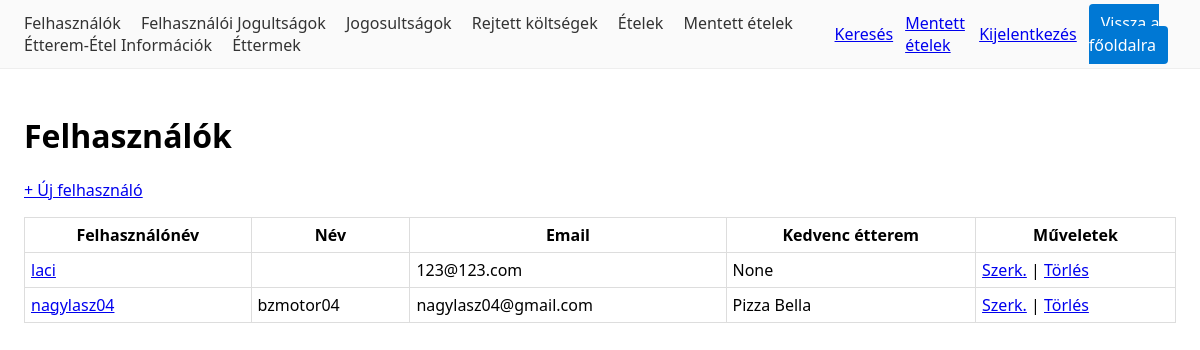
/felhasznalo/ (signed in), run on an earlier commit of the app's database.
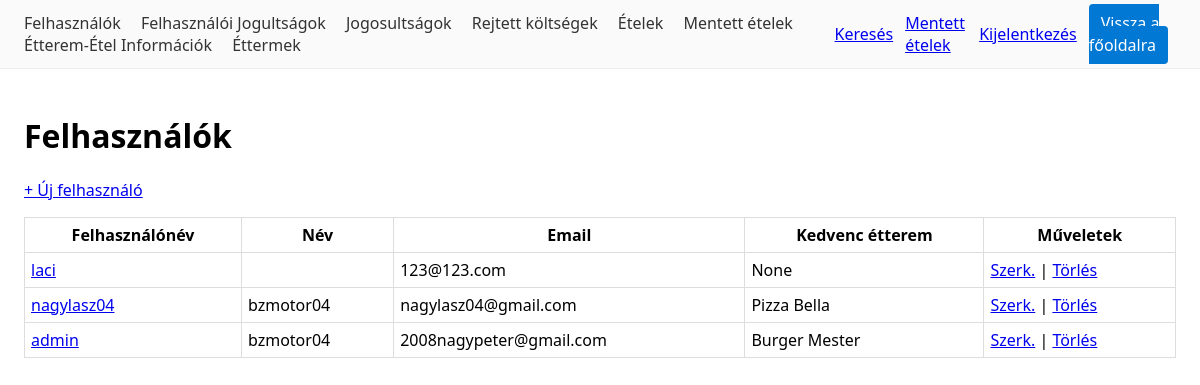
And on a later commit of the database.
### users/models.py (models this page shows, shortened)
class Felhasznalo(AbstractUser):
    nev = models.CharField("Név", max_length=150, blank=True)
    kedvenc_etterem = models.ForeignKey(
        "catalog.Etterem", on_delete=models.SET_NULL,
        null=True, blank=True, related_name="kedvelok",
        verbose_name="Kedvenc étterem",
    )
    class Meta:
        verbose_name = "Felhasználó"
        verbose_name_plural = "Felhasználók"

### catalog/models.py (models this page shows, shortened)
class Etterem(models.Model):
    nev = models.CharField(max_length=150)
    cim = models.CharField(max_length=250, blank=True)
    platform = models.CharField(max_length=20, choices=PLATFORMOK, default="egyeb")
    platform_logo_url = models.URLField(blank=True)
    platform_url = models.URLField(blank=True)
    def __str__(self):
        return self.nev

### users/views.py (the view)
# urls.py: path("felhasznalo/", views.FelhasznaloListView.as_view(), name="felhasznalo_list"),
class FelhasznaloListView(StaffRequired, ListView):
    model = Felhasznalo
    template_name = "users/felhasznalo_list.html"

### foodcompare/mixins.py (called while the page is built)
    def test_func(self):
        user = self.request.user
        return user.is_authenticated and user.is_staff

### templates/users/felhasznalo_list.html
{% extends "_base.html" %}
{% block content %}
<h1>Felhasználók</h1>
{% if user.is_authenticated and user.is_staff %}
  <p><a href="{% url 'users:felhasznalo_create' %}">+ Új felhasználó</a></p>
{% endif %}
<table>
  <tr>
    <th>Felhasználónév</th>
    <th>Név</th>
    <th>Email</th>
    <th>Kedvenc étterem</th>
    {% if user.is_authenticated and user.is_staff %}<th>Műveletek</th>{% endif %}
  </tr>
  {% for o in object_list %}
    <tr>
      <td><a href="{% url 'users:felhasznalo_detail' o.pk %}">{{ o.username }}</a></td>
      <td>{{ o.nev }}</td>
      <td>{{ o.email }}</td>
      <td>{{ o.kedvenc_etterem }}</td>
      {% if user.is_authenticated and user.is_staff %}
        <td>
          <a href="{% url 'users:felhasznalo_update' o.pk %}">Szerk.</a> |
          <a href="{% url 'users:felhasznalo_delete' o.pk %}">Törlés</a>
        </td>
      {% endif %}
    </tr>
  {% empty %}
    <tr>
      <td colspan="5">Nincs adat.</td>
    </tr>
  {% endfor %}
</table>
{% endblock %}

### templates/_base.html (shortened to what this page needs)
<!doctype html>
<html lang="hu">
<head>
  {% load static %}
</head>
<body>
  <div class="topbar">
    <div class="links">
      {% if user.is_staff %}
        <a href="{% url 'users:felhasznalo_list' %}">Felhasználók</a>
        <a href="{% url 'users:felhjog_list' %}">Felhasználói Jogultságok</a>
        <a href="{% url 'users:jog_list' %}">Jogosultságok</a>
        <a href="{% url 'billing:koltseg_list' %}">Rejtett költségek</a>
        <a href="{% url 'catalog:etel_list' %}">Ételek</a>
        <a href="{% url 'compare:saved_foods' %}">Mentett ételek</a>
        <a href="{% url 'compare:info_list' %}">Étterem-Étel Információk</a>
        <a href="{% url 'catalog:etterem_list' %}">Éttermek</a>
      {% endif %}
    </div>
    <div style="display:flex;gap:12px;align-items:center">
      <a href="{% url 'catalog:kereses' %}">Keresés</a>
      {% if user.is_authenticated %}
        <a href="{% url 'compare:saved_foods' %}">Mentett ételek</a>
        <a href="{% url 'logout' %}">Kijelentkezés</a>
      {% else %}
        <a href="{% url 'login' %}">Bejelentkezés</a>
      {% endif %}
      {% if user.is_staff %}
        <div class="homebtn"><a href="{% url 'home' %}">Vissza a főoldalra</a></div>
      {% endif %}
    </div>
  </div>
  <div class="container">
    {% block content %}{% endblock %}
  </div>
</body>
</html>

### templates/_base.html (style rules this page uses)
body { font-family:system-ui,Segoe UI,Arial;margin:0 }
.topbar { display:flex;align-items:center;justify-content:space-between;padding:12px 24px;background:#fafafa;border-bottom:1px solid #eee }
.topbar .links a { margin-right:16px;color:#333;text-decoration:none }
.topbar .homebtn a { background:#0078d4;color:white;padding:8px 12px;border-radius:4px;text-decoration:none }
.container { padding:24px }
table { border-collapse:collapse;width:100% }
th,td { border:1px solid #ddd;padding:6px }

What changed in the data, as far as the page shows it:
added Felhasznalo: username "admin", nev "bzmotor04", email "2008nagypeter@gmail.com", kedvenc_etterem "Burger Mester"
